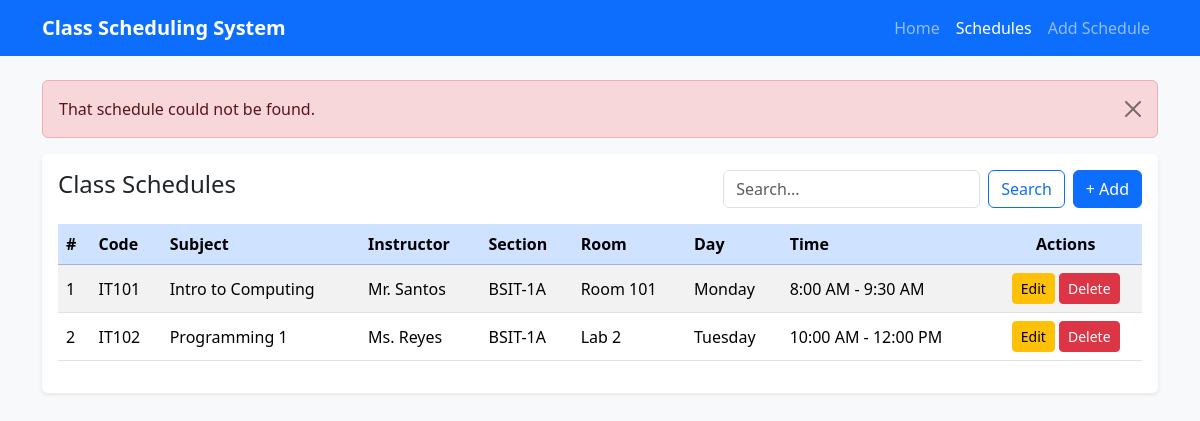
Screenshot of /schedules.php?msg=notfound with the database file from the repository.
### tables this page shows
CREATE TABLE `schedules` (
  `id` int(11) NOT NULL,
  `subject_code` varchar(20) NOT NULL,
  `subject_name` varchar(100) NOT NULL,
  `instructor` varchar(100) NOT NULL,
  `section` varchar(30) NOT NULL,
  `room` varchar(30) NOT NULL,
  `day` varchar(15) NOT NULL,
  `start_time` time NOT NULL,
  `end_time` time NOT NULL,
  `created_at` timestamp NOT NULL DEFAULT current_timestamp()
);

### schedules.php (the view, shortened to what this page needs)
<?php
require "db_connect.php";
$q = trim($_GET['q'] ?? '');
$order = "ORDER BY FIELD(day,'Monday','Tuesday','Wednesday','Thursday','Friday','Saturday'), start_time";
if ($q !== '') {
    $like = "%" . $q . "%";
    $stmt = $conn->prepare("SELECT * FROM schedules
        WHERE subject_code LIKE ? OR subject_name LIKE ? OR instructor LIKE ? OR section LIKE ? OR room LIKE ?
        $order");
    $stmt->bind_param("sssss", $like, $like, $like, $like, $like);
    $stmt->execute();
    $result = $stmt->get_result();
} else {
    $result = $conn->query("SELECT * FROM schedules $order");
}
$messages = [
    "added"    => ["success", "Schedule added successfully."],
    "updated"  => ["success", "Schedule updated successfully."],
    "deleted"  => ["success", "Schedule deleted successfully."],
    "notfound" => ["danger",  "That schedule could not be found."],
];
$msg = $_GET['msg'] ?? '';
$active = "schedules";
require "Includes/header.php";
?>
<?php if (isset($messages[$msg])): ?>
    <div class="alert alert-<?= $messages[$msg][0] ?> alert-dismissible fade show">
        <?= htmlspecialchars($messages[$msg][1]) ?>
        <button type="button" class="btn-close" data-bs-dismiss="alert"></button>
    </div>
<?php endif; ?>
<div class="card shadow-sm border-0">
    <div class="card-body">
        <div class="d-flex flex-column flex-md-row justify-content-between gap-2 mb-3">
            <h4 class="mb-0">Class Schedules</h4>
            <form class="d-flex gap-2" method="get">
                <input type="text" name="q" class="form-control" placeholder="Search..."
                       value="<?= htmlspecialchars($q) ?>">
                <button class="btn btn-outline-primary">Search</button>
                <a href="add.php" class="btn btn-primary text-nowrap">+ Add</a>
            </form>
        </div>
        <div class="table-responsive">
            <table class="table table-striped table-hover align-middle">
                <thead class="table-primary">
                    <tr>
                        <th>#</th><th>Code</th><th>Subject</th><th>Instructor</th>
                        <th>Section</th><th>Room</th><th>Day</th><th>Time</th>
                        <th class="text-center">Actions</th>
                    </tr>
                </thead>
                <tbody>
                <?php if ($result->num_rows > 0): $n = 1; ?>
                    <?php while ($r = $result->fetch_assoc()): ?>
                    <tr>
                        <td><?= $n++ ?></td>
                        <td><?= htmlspecialchars($r['subject_code']) ?></td>
                        <td><?= htmlspecialchars($r['subject_name']) ?></td>
                        <td><?= htmlspecialchars($r['instructor']) ?></td>
                        <td><?= htmlspecialchars($r['section']) ?></td>
                        <td><?= htmlspecialchars($r['room']) ?></td>
                        <td><?= htmlspecialchars($r['day']) ?></td>
                        <td><?= date("g:i A", strtotime($r['start_time'])) ?> - <?= date("g:i A", strtotime($r['end_time'])) ?></td>
                        <td class="text-center text-nowrap">
                            <a href="edit.php?id=<?= $r['id'] ?>" class="btn btn-sm btn-warning">Edit</a>
                            <form action="delete.php" method="post" class="d-inline"
                                  onsubmit="return confirm('Delete this schedule?');">
                                <button class="btn btn-sm btn-danger">Delete</button>
                            </form>
                        </td>
                    </tr>
                    <?php endwhile; ?>
                <?php else: ?>
                    <tr><td colspan="9" class="text-center text-muted py-4">No schedules found.</td></tr>
                <?php endif; ?>
                </tbody>
            </table>
        </div>
    </div>
</div>
<?php require "Includes/footer.php"; ?>

### Includes/header.php (shortened to what this page needs)
<?php
$active    = $active ?? "";
?>
<!DOCTYPE html>
<html lang="en">
<head>
    <link href="https://cdn.jsdelivr.net/npm/bootstrap@5.3.3/dist/css/bootstrap.min.css" rel="stylesheet">
    <link rel="stylesheet" href="style.css">
</head>
<body class="bg-light">
<nav class="navbar navbar-expand-lg navbar-dark bg-primary mb-4">
    <div class="container">
        <a class="navbar-brand fw-bold" href="index.php">Class Scheduling System</a>
        <div class="collapse navbar-collapse" id="nav">
            <ul class="navbar-nav ms-auto">
                <li class="nav-item"><a class="nav-link <?= $active === 'home' ? 'active' : '' ?>" href="index.php">Home</a></li>
                <li class="nav-item"><a class="nav-link <?= $active === 'schedules' ? 'active' : '' ?>" href="schedules.php">Schedules</a></li>
                <li class="nav-item"><a class="nav-link <?= $active === 'add' ? 'active' : '' ?>" href="add.php">Add Schedule</a></li>
            </ul>
        </div>
    </div>
</nav>
<div class="container">

### Includes/footer.php (shortened to what this page needs)
</div>
</body>
</html>

### style.css (style rules this page uses)
.card { border: 0; box-shadow: 0 2px 8px rgba(0,0,0,.08); }
table th { white-space: nowrap; }

### rows the page displays
schedules: subject_code "IT101", subject_name "Intro to Computing", instructor "Mr. Santos", section "BSIT-1A", room "Room 101", day "Monday", start_time "8:00 AM", end_time "9:30 AM"
schedules: subject_code "IT102", subject_name "Programming 1", instructor "Ms. Reyes", section "BSIT-1A", room "Lab 2", day "Tuesday", start_time "10:00 AM", end_time "12:00 PM"

### other values shown
$messages[$msg][1] "That schedule could not be found."
